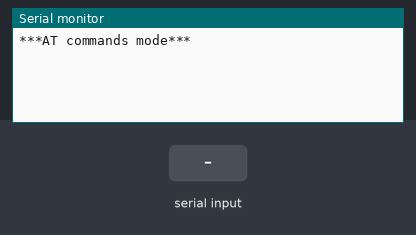
The sketch below on a simulated Arduino Uno, built with avr-gcc and run on an emulated ATmega328P. Parts: the last lines printed to the serial monitor. The inputs (shaded band) are chosen by the test bench.

Above: at 1.2 s.
1.3 s: "1" received over the second serial link
At 2.5 s:
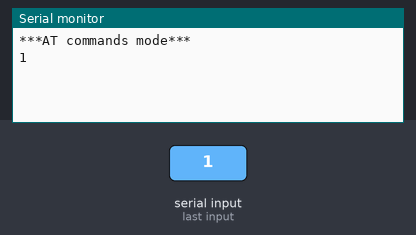
2.8 s: "0" received over the second serial link
At 3.7 s:
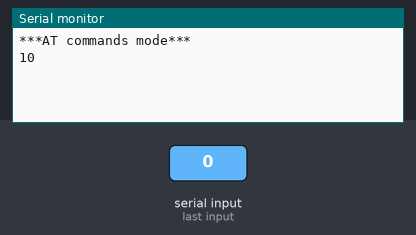

The sketch:

servo.ino
```cpp
/*
HC05 - Bluetooth AT-Command mode
modified on 10 Feb 2019
by Saeed Hosseini
https://electropeak.com/learnfarsi/guides
*/
#include "SoftwareSerial.h"
SoftwareSerial MyBlue(10, 11); // RX | TX
void setup()
{
  Serial.begin(9600);
  MyBlue.begin(38400);  //Baud Rate for AT-command Mode.
  Serial.println("***AT commands mode***");
}
void loop()
{
  //from bluetooth to Terminal.
  if (MyBlue.available())
    Serial.write(MyBlue.read());
  //from termial to bluetooth
  if (Serial.available())
    MyBlue.write(Serial.read());
}
```

Measured:
- after the input at 1.3 s, the serial monitor: prints a new line at once (image 1)
- after the input at 2.8 s, the serial monitor: prints a new line at once (image 2)
